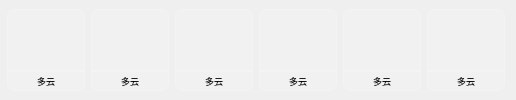
       <widget class="QWidget" name="widget0402" native="true">
        <property name="maximumSize">
         <size>
          <width>16777215</width>
          <height>100</height>
         </size>
        </property>
        <layout class="QGridLayout" name="gridLayout_6">
         <property name="leftMargin">
          <number>7</number>
         </property>
         <property name="topMargin">
          <number>9</number>
         </property>
         <property name="bottomMargin">
          <number>9</number>
         </property>
         <property name="horizontalSpacing">
          <number>6</number>
         </property>
         <property name="verticalSpacing">
          <number>0</number>
         </property>
         <item row="0" column="0">
          <widget class="QLabel" name="labelWeatherkon0">
           <property name="minimumSize">
            <size>
             <width>78</width>
             <height>62</height>
            </size>
           </property>
           <property name="maximumSize">
            <size>
             <width>78</width>
             <height>62</height>
            </size>
           </property>
           <property name="styleSheet">
            <string notr="true">color: rgb(255, 255, 255);
background: rgba(255, 255, 255, 0.12);
border: 1px solid rgba(255, 255, 255, 0.18);
backdrop-filter: blur(6px);
border-radius: 7px;
border-bottom-right-radius: 0px;
border-bottom-left-radius: 0px;</string>
           </property>
           <property name="text">
            <string/>
           </property>
           <property name="scaledContents">
            <bool>true</bool>
           </property>
           <property name="alignment">
            <set>Qt::AlignCenter</set>
           </property>
          </widget>
         </item>
         <item row="0" column="1">
          <widget class="QLabel" name="labelWeatherkon1">
           <property name="minimumSize">
            <size>
             <width>78</width>
             <height>62</height>
            </size>
           </property>
           <property name="maximumSize">
            <size>
             <width>78</width>
             <height>62</height>
            </size>
           </property>
           <property name="styleSheet">
            <string notr="true">color: rgba(255, 255, 255, 0.95);
background: rgba(255, 255, 255, 0.12);
border: 1px solid rgba(255, 255, 255, 0.18);
backdrop-filter: blur(6px);
border-radius: 7px;
border-bottom-right-radius: 0px;
border-bottom-left-radius: 0px;</string>
           </property>
           <property name="text">
            <string/>
           </property>
           <property name="scaledContents">
            <bool>true</bool>
           </property>
           <property name="alignment">
            <set>Qt::AlignCenter</set>
           </property>
          </widget>
         </item>
         <item row="0" column="2">
          <widget class="QLabel" name="labelWeatherkon2">
           <property name="minimumSize">
            <size>
             <width>78</width>
             <height>62</height>
            </size>
           </property>
           <property name="maximumSize">
            <size>
             <width>78</width>
             <height>62</height>
            </size>
           </property>
           <property name="styleSheet">
            <string notr="true">color: rgb(255, 255, 255);
background: rgba(255, 255, 255, 0.12);border: 1px solid rgba(255, 255, 255, 0.18);backdrop-filter: blur(6px);
border-radius: 7px;
border-bottom-right-radius: 0px;
border-bottom-left-radius: 0px;</string>
           </property>
           <property name="text">
            <string/>
           </property>
           <property name="scaledContents">
            <bool>true</bool>
           </property>
           <property name="alignment">
            <set>Qt::AlignCenter</set>
           </property>
          </widget>
         </item>
         <item row="0" column="3">
          <widget class="QLabel" name="labelWeatherkon3">
           <property name="minimumSize">
            <size>
             <width>78</width>
             <height>62</height>
            </size>
           </property>
           <property name="maximumSize">
            <size>
             <width>78</width>
             <height>62</height>
            </size>
           </property>
           <property name="styleSheet">
            <string notr="true">color: rgb(255, 255, 255);
background: rgba(255, 255, 255, 0.12);border: 1px solid rgba(255, 255, 255, 0.18);backdrop-filter: blur(6px);
border-radius: 7px;
border-bottom-right-radius: 0px;
border-bottom-left-radius: 0px;</string>
           </property>
           <property name="text">
            <string/>
           </property>
           <property name="scaledContents">
            <bool>true</bool>
           </property>
           <property name="alignment">
            <set>Qt::AlignCenter</set>
           </property>
          </widget>
         </item>
         <item row="0" column="4">
          <widget class="QLabel" name="labelWeatherkon4">
           <property name="minimumSize">
            <size>
             <width>78</width>
             <height>62</height>
            </size>
           </property>
           <property name="maximumSize">
            <size>
             <width>78</width>
             <height>62</height>
            </size>
           </property>
           <property name="styleSheet">
            <string notr="true">color: rgb(255, 255, 255);
background: rgba(255, 255, 255, 0.12);border: 1px solid rgba(255, 255, 255, 0.18);backdrop-filter: blur(6px);
border-radius: 7px;
border-bottom-right-radius: 0px;
border-bottom-left-radius: 0px;</string>
           </property>
           <property name="text">
            <string/>
           </property>
           <property name="scaledContents">
            <bool>true</bool>
           </property>
           <property name="alignment">
            <set>Qt::AlignCenter</set>
           </property>
          </widget>
         </item>
         <item row="0" column="5">
          <widget class="QLabel" name="labelWeatherkon5">
           <property name="minimumSize">
            <size>
             <width>78</width>
             <height>62</height>
            </size>
           </property>
           <property name="maximumSize">
            <size>
             <width>78</width>
             <height>62</height>
            </size>
           </property>
           <property name="styleSheet">
            <string notr="true">color: rgb(255, 255, 255);
background: rgba(255, 255, 255, 0.12);border: 1px solid rgba(255, 255, 255, 0.18);backdrop-filter: blur(6px);
border-radius: 7px;
border-bottom-right-radius: 0px;
border-bottom-left-radius: 0px;</string>
           </property>
           <property name="text">
            <string/>
           </property>
           <property name="scaledContents">
            <bool>true</bool>
           </property>
           <property name="alignment">
            <set>Qt::AlignCenter</set>
           </property>
          </widget>
         </item>
         <item row="1" column="0">
          <widget class="QLabel" name="labelWeatherTypeDate0">
           <property name="minimumSize">
            <size>
             <width>78</width>
             <height>20</height>
            </size>
           </property>
           <property name="maximumSize">
            <size>
             <width>78</width>
             <height>20</height>
            </size>
           </property>
           <property name="font">
            <font>
             <pointsize>7</pointsize>
            </font>
           </property>
           <property name="styleSheet">
            <string notr="true">background: rgba(255, 255, 255, 0.12);border: 1px solid rgba(255, 255, 255, 0.18);backdrop-filter: blur(6px);
border-radius: 7px;
border-top-right-radius: 0px;
border-top-left-radius: 0px;</string>
           </property>
           <property name="text">
            <string>多云</string>
           </property>
           <property name="alignment">
            <set>Qt::AlignCenter</set>
           </property>
          </widget>
         </item>
         <item row="1" column="1">
          <widget class="QLabel" name="labelWeatherTypeDate1">
           <property name="minimumSize">
            <size>
             <width>78</width>
             <height>20</height>
            </size>
           </property>
           <property name="maximumSize">
            <size>
             <width>78</width>
             <height>20</height>
            </size>
           </property>
           <property name="font">
            <font>
             <pointsize>7</pointsize>
            </font>
           </property>
           <property name="styleSheet">
            <string notr="true">background: rgba(255, 255, 255, 0.12);border: 1px solid rgba(255, 255, 255, 0.18);backdrop-filter: blur(6px);
border-radius: 7px;
border-top-right-radius: 0px;
border-top-left-radius: 0px;</string>
           </property>
           <property name="text">
            <string>多云</string>
           </property>
           <property name="alignment">
            <set>Qt::AlignCenter</set>
           </property>
          </widget>
         </item>
         <item row="1" column="2">
          <widget class="QLabel" name="labelWeatherTypeDate2">
           <property name="minimumSize">
            <size>
             <width>78</width>
             <height>20</height>
            </size>
           </property>
           <property name="maximumSize">
            <size>
             <width>78</width>
             <height>20</height>
            </size>
           </property>
           <property name="font">
            <font>
             <pointsize>7</pointsize>
            </font>
           </property>
           <property name="styleSheet">
            <string notr="true">background: rgba(255, 255, 255, 0.12);border: 1px solid rgba(255, 255, 255, 0.18);backdrop-filter: blur(6px);
border-radius: 7px;
border-top-right-radius: 0px;
border-top-left-radius: 0px;</string>
           </property>
           <property name="text">
            <string>多云</string>
           </property>
           <property name="alignment">
            <set>Qt::AlignCenter</set>
           </property>
          </widget>
         </item>
         <item row="1" column="3">
          <widget class="QLabel" name="labelWeatherTypeDate3">
           <property name="minimumSize">
            <size>
             <width>78</width>
             <height>20</height>
            </size>
           </property>
           <property name="maximumSize">
            <size>
             <width>78</width>
             <height>20</height>
            </size>
           </property>
           <property name="font">
            <font>
             <pointsize>7</pointsize>
            </font>
           </property>
           <property name="styleSheet">
            <string notr="true">background: rgba(255, 255, 255, 0.12);border: 1px solid rgba(255, 255, 255, 0.18);backdrop-filter: blur(6px);
border-radius: 7px;
border-top-right-radius: 0px;
border-top-left-radius: 0px;</string>
           </property>
           <property name="text">
            <string>多云</string>
           </property>
           <property name="alignment">
            <set>Qt::AlignCenter</set>
           </property>
          </widget>
         </item>
         <item row="1" column="4">
          <widget class="QLabel" name="labelWeatherTypeDate4">
           <property name="minimumSize">
            <size>
             <width>78</width>
             <height>20</height>
            </size>
           </property>
           <property name="maximumSize">
            <size>
             <width>78</width>
             <height>20</height>
            </size>
           </property>
           <property name="font">
            <font>
             <pointsize>7</pointsize>
            </font>
           </property>
           <property name="styleSheet">
            <string notr="true">background: rgba(255, 255, 255, 0.12);border: 1px solid rgba(255, 255, 255, 0.18);backdrop-filter: blur(6px);
border-radius: 7px;
border-top-right-radius: 0px;
border-top-left-radius: 0px;</string>
           </property>
           <property name="text">
            <string>多云</string>
           </property>
           <property name="alignment">
            <set>Qt::AlignCenter</set>
           </property>
          </widget>
         </item>
         <item row="1" column="5">
          <widget class="QLabel" name="labelWeatherTypeDate5">
           <property name="minimumSize">
            <size>
             <width>78</width>
             <height>20</height>
            </size>
           </property>
           <property name="maximumSize">
            <size>
             <width>78</width>
             <height>20</height>
            </size>
           </property>
           <property name="font">
            <font>
             <pointsize>7</pointsize>
            </font>
           </property>
           <property name="styleSheet">
            <string notr="true">background: rgba(255, 255, 255, 0.12);border: 1px solid rgba(255, 255, 255, 0.18);backdrop-filter: blur(6px);
border-radius: 7px;
border-top-right-radius: 0px;
border-top-left-radius: 0px;</string>
           </property>
           <property name="text">
            <string>多云</string>
           </property>
           <property name="alignment">
            <set>Qt::AlignCenter</set>
           </property>
          </widget>
         </item>
        </layout>
       </widget>
